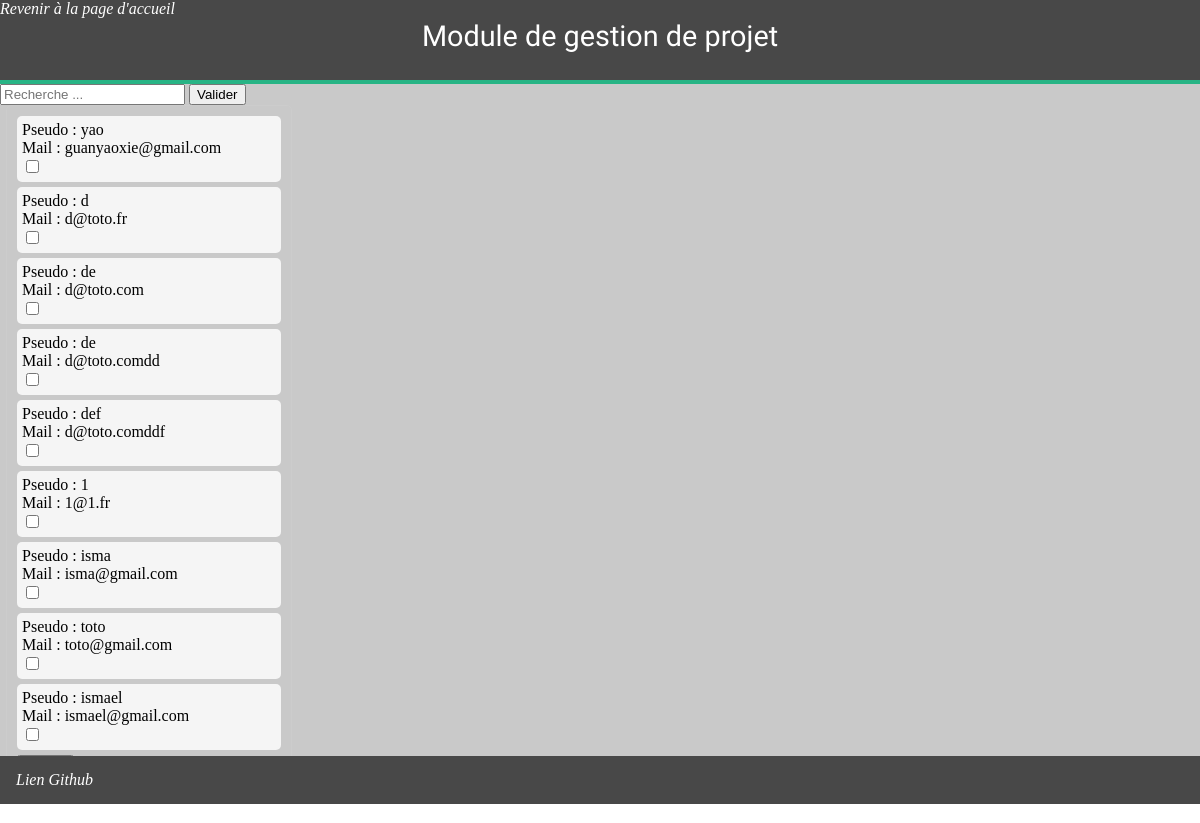
Screenshot of /pages_web/page_membres_projet.php with the database file from the repository.
### tables this page shows
CREATE TABLE IF NOT EXISTS `membres` (
  `id` int(11) NOT NULL AUTO_INCREMENT,
  `pseudo` varchar(255) NOT NULL,
  `mail` varchar(255) NOT NULL,
  `motdepasse` text NOT NULL,
  PRIMARY KEY (`id`)
);

### phpmembre/membres_projet.php (the view, shortened to what this page needs)
    <?php
            $bdd = new PDO('mysql:host=127.0.0.1;dbname=espace_membre', 'root', '');
            $reponse = $bdd->query('SELECT * FROM membres');
    ?>
<html>
    <head>
    </head>
    <body>
    <form method="GET">
        <input type="search" placeholder="Recherche ..." name="q">
        <input type="submit" value ="Valider" name="recher">
    </form>
        <?php
            if($reponse->rowCount() > 0)
            {
        ?>
        <ul>
            <?php
                while ($a = $reponse->fetch())
                {
            ?>
                <li>
                    Pseudo : <?php echo $a['pseudo']; ?><br />
                    Mail : <?php echo $a['mail']; ?><br />
                    <form action=" " method="post">
                    <input type="checkbox" name="check[]" id="ajouter1" value="<?php echo $a['pseudo']; ?>" />
                </li>
            <?php
                }
            ?>
        </ul>
            <?php
                }
                else
                {
            ?>
                aucun résultat pour : <?= $q ?>
            <?php
                }
            ?>
        <br/>
            <?php
                if(isset($confirmation))
                {
                    echo '<font color="green">'.$confirmation."</font>";
                }else
                {
            ?>
        <br/>
                        $erreur2 = "L'utilisateur " .$ch. " est déjà sur le projet";?><br /><?php
            }
            ?>

### pages_web/page_membres_projet.php (shortened to what this page needs)
<!DOCTYPE html>
<html>
  <head>
    <link rel="stylesheet" href="style.css">
  </head>
  <body>
    <?php include 'element_page/header_btn.php'; ?>
  <section>
    <?php include '../phpmembre/membres_projet.php'; ?>
  </section>
    <?php include 'element_page/footer.php'; ?>
  </body>
</html>

### pages_web/element_page/header_btn.php
<header>
    <a id="topbtn" href="page_index.php">Revenir à la page d'accueil</a>
  <h1>Module de gestion de projet</h1>
</header>
<div id="bar_verte"></div>

### pages_web/element_page/footer.php
<footer>
  <a id="lien_github" href="https://github.com/GabrielNOIRET/Projet_Kanban">Lien Github</a>
</footer>

### pages_web/style.css (style rules this page uses)
body, html { display: flex; padding: 0; margin: 0; flex-direction: column; overflow-y: hidden }
h1 { font-family: 'Muli', sans-serif; font-weight: 100; font-size: 1.8em; text-align: center; vertical-align: middle; }
header { background-color: #484848; color: #FFFFFF; height: 10vh; }
#topbtn { color: #FFFFFF; font-style: italic; position: absolute; }
section { display: flex; flex-direction: column; height: 84.0vh; background-color:#C9C9C9; }
#bar_verte { background-color: #28B485; height:0.5vh; }
footer { background-color: #484848; color: white; height: 6vh; display: flex; align-items: center; }
a { padding: 0; color: blue; text-decoration: none; }
#lien_github { color: white; padding: 2vh; font-style: italic; }
li { list-style: none; padding: 5px; background: #f5f5f5; border-radius: 5px; margin: 0 0 5px; }
ul { border: 1px solid #ccc; border-radius: 5px; padding: 10px; width: 22%; margin: 0 0.5%; display: inline-block; vertical-align: top; }

### rows the page displays
membres: pseudo "yao", mail "guanyaoxie@gmail.com"
membres: pseudo "d", mail "d@toto.fr"
membres: pseudo "de", mail "d@toto.com"
membres: pseudo "de", mail "d@toto.comdd"
membres: pseudo "def", mail "d@toto.comddf"
membres: pseudo "1", mail "1@1.fr"
membres: pseudo "isma", mail "isma@gmail.com"
membres: pseudo "toto", mail "toto@gmail.com"
membres: pseudo "ismael", mail "ismael@gmail.com"
